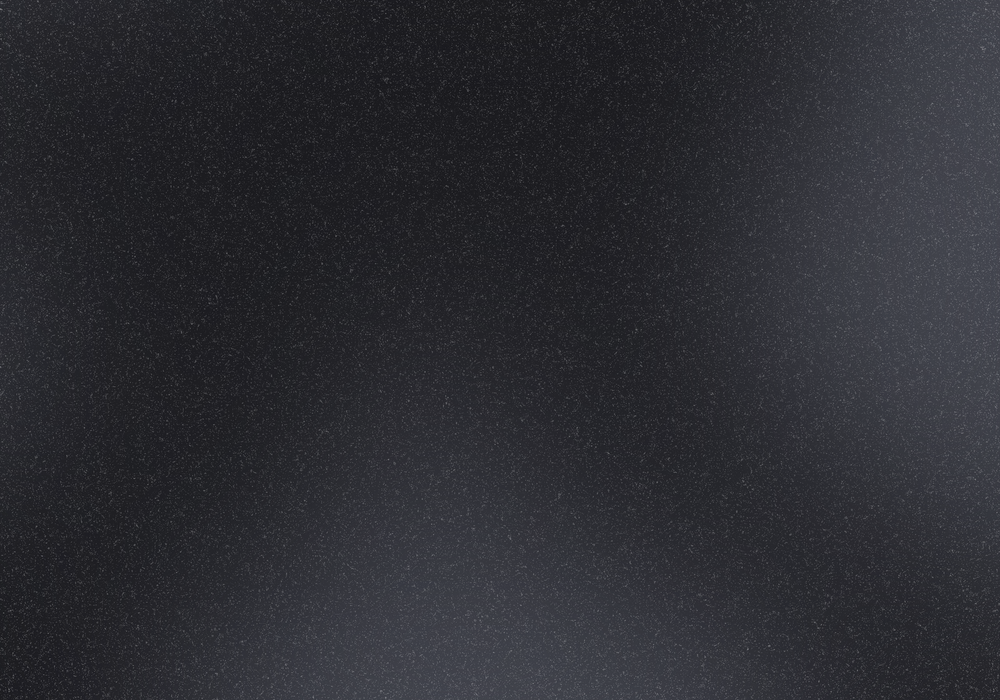
#> input picture app/images/magicpattern-mesh-gradient-1695096909883.png, 1000 x 700 px, shrunk from 2000 x 1400 before the run
$ python -i solar_image_analysis.py   (imports and definitions only)   (older library calls are emulated)
#> lines starting #> are read from the running program, lines starting #| are printed output that depends on the picture
#> further down, picture is the input picture: shape (700, 1000, 3); mean B, G, R 50.2, 44.7, 44.1
from image_services import calculate_probabilities
from scipy.signal import convolve2d, find_peaks
import matplotlib.pyplot as plt
import numpy as np
import cv2
import pywt
from skimage.feature import graycomatrix, graycoprops


# [287 lines left out: functions compute_entropy, compute_mean_intensity, compute_standard_deviation, compute_fractal_dimension, compute_skewness, compute_kurtosis and 3 more, not called in this run]

def compute_taruma_directionality(image:np.ndarray, plot:bool = False)-> float:
    """
    Compute the Taruma directionality of a given image.

    This function employs gradient filters to compute the horizontal and
    vertical gradient components of an image. Subsequently, it uses the magnitude
    and direction of these gradients to construct a directionality histogram.
    From this histogram, dominant direction peaks are identified. Finally, a
    Taruma directionality value is computed based on these peaks.

    Parameters:
    -----------
    image : np.ndarray
        An image in ndarray format. Can be colored or grayscale.
        If colored, it will automatically be converted to grayscale.

    plot : bool, optional
        If set to True, a directionality histogram with highlighted dominant
        peaks will be displayed. Default is False.

    Returns:
    --------
    float
        A Taruma directionality value ranging between 0 and 1, where values
        closer to 1 indicate high directionality and values closer to 0 indicate
        low directionality.

    Example:
    --------
    >>> image = np.array(io.imread('path_to_image.jpg'))
    >>> directionality_value = compute_taruma_directionality(image, plot=True)

    Notes:
    ------
    - The function uses convolutions to compute gradients, so performance
      may vary based on the image size.
    - Ensure that the input image has an appropriate value range (e.g., between 0 and 255
      for 8-bit images).

    """
#> called with plot = False
    image = np.array(image, dtype='int64')
    image = np.mean(image, axis=-1)
#> image: shape (700, 1000) float64

    h = image.shape[0]
#> h = 700
    w = image.shape[1]
#> w = 1000

    # Kernels de convolución
    convH = np.array([[-1,0,1],[-1,0,1],[-1,0,1]])
    convV = np.array([[1,1,1],[0,0,0],[-1,-1,-1]])

    # Calcula componentes horizontales y verticales usando convolución
    deltaH = convolve2d(image, convH, mode='same', boundary='symm')
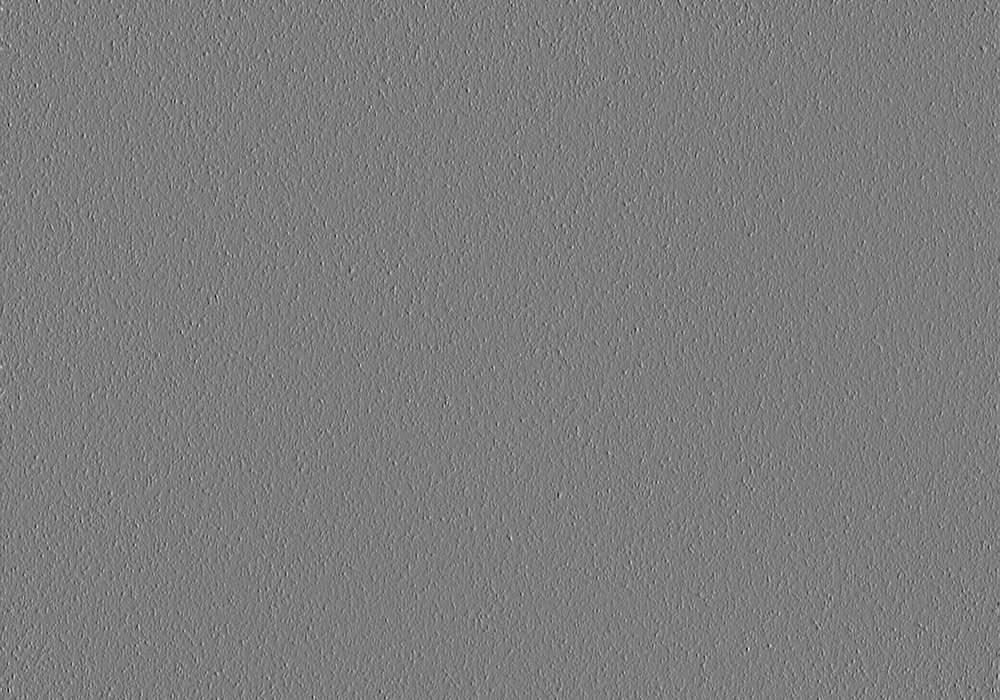
#> deltaH: shape (700, 1000) float64; min -157, max 162.3, mean -0.1; drawn with min black and max white
    deltaV = convolve2d(image, convV, mode='same', boundary='symm')
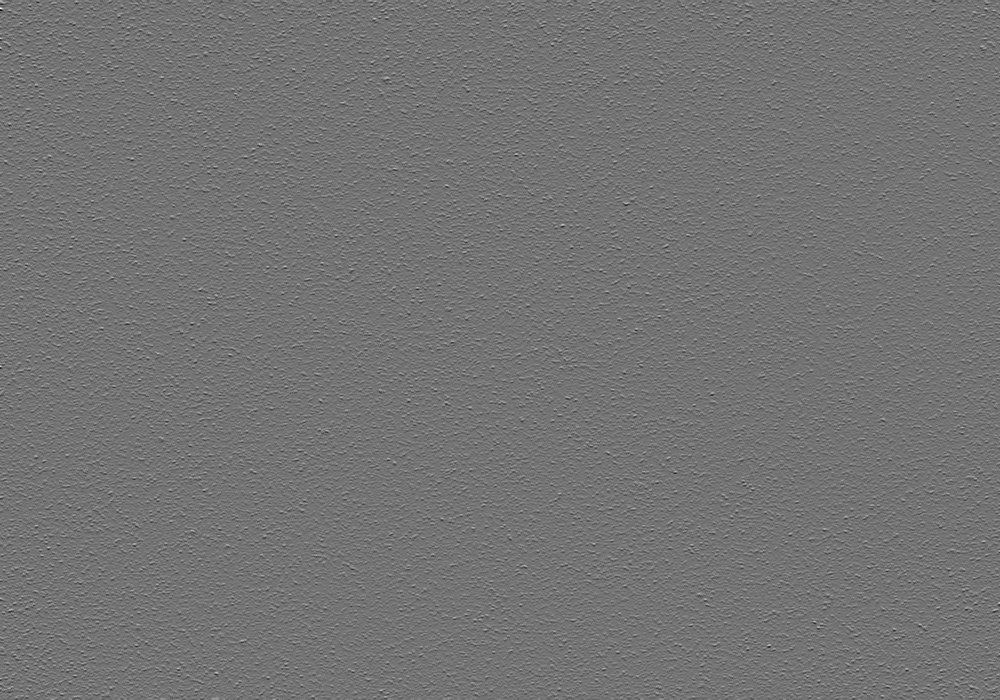
#> deltaV: shape (700, 1000) float64; min -191, max 229.3, mean 0.1; drawn with min black and max white

    # Calcula la magnitud de gradiente
    deltaG = (np.absolute(deltaH) + np.absolute(deltaV)) / 2.0
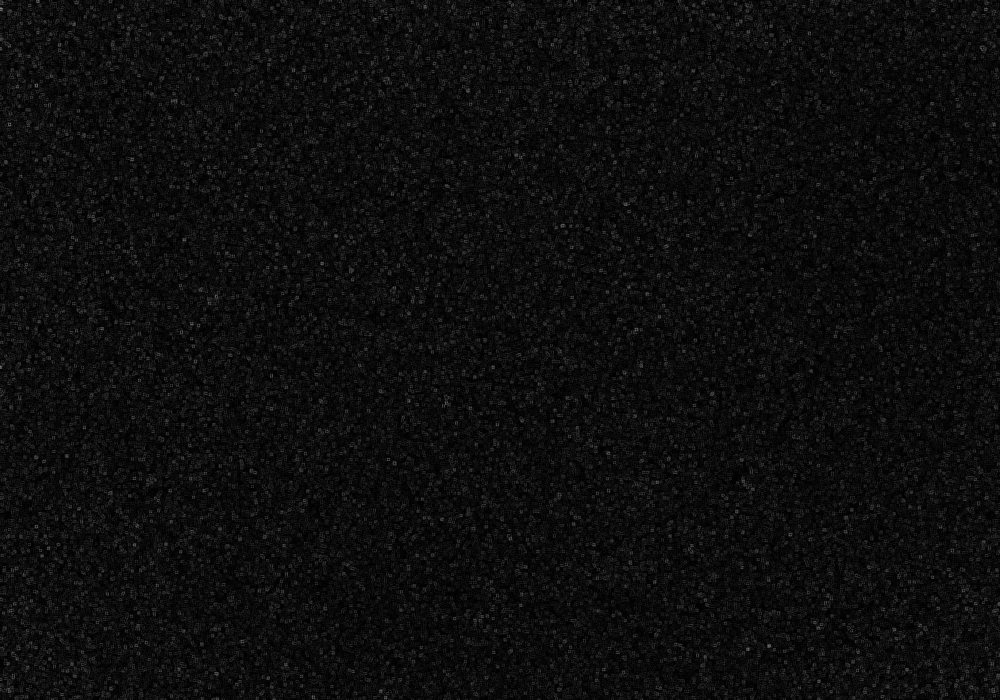
#> deltaG: shape (700, 1000) float64; min 0, max 138.7, mean 14

    # Calcula el ángulo de dirección
    theta = np.arctan2(deltaV, deltaH) + np.pi / 2.0
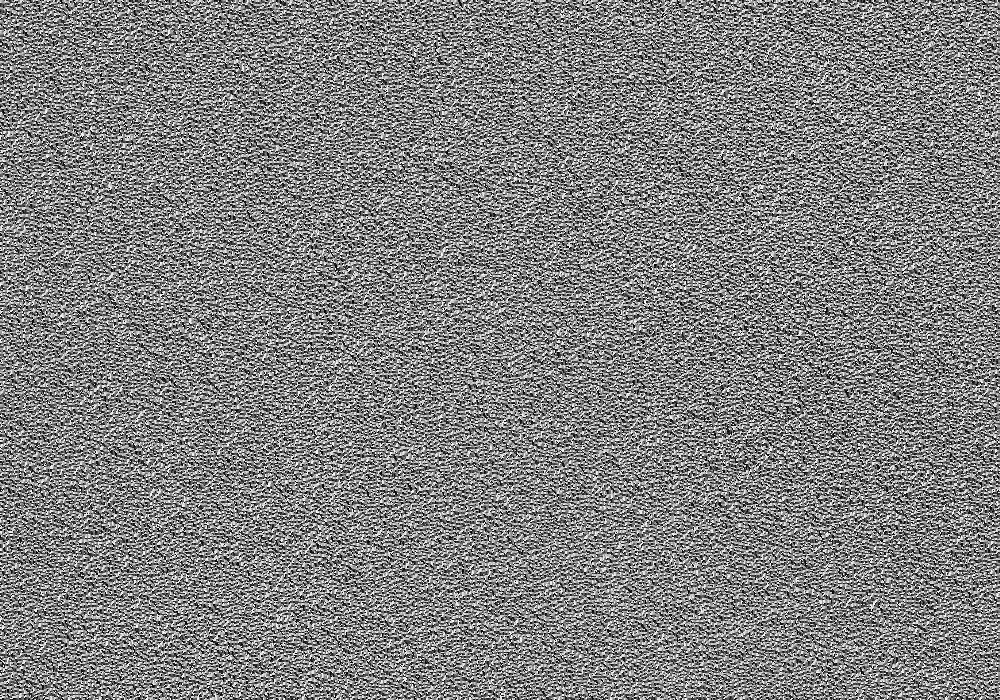
#> theta: shape (700, 1000) float64; min -1.57, max 4.71, mean 1.59; drawn with min black and max white

    # Cuantización y histograma de dirección
    n = 90
    hist, edges = np.histogram(theta, bins=n, range=(0, np.pi), density=True)
#> hist = 90 values, max 0.492 at index 67, min 0.236 at index 43, mean 0.318; edges = 91 values from 0 to 3.14

    # Normalizar el histograma
    hist = hist / np.max(hist)
#> hist = 90 values, max 1 at index 67, min 0.478 at index 43, mean 0.647

    # Calcular el umbral usando la media
    threshold = np.mean(hist)
#> threshold = 0.647

    # Encuentra todos los picos que están por encima de la media
    all_peaks, properties = find_peaks(hist, height=threshold)
#> all_peaks = 23 values from 7 to 82; properties = 1 item

    # De esos picos, solo nos quedamos con los 5 más altos
    if len(all_peaks) > 5:
        sorted_peak_indices = np.argsort(properties['peak_heights'])[-5:]
#> sorted_peak_indices = [18, 19, 12, 5, 17]
        peaks = all_peaks[sorted_peak_indices]
#> peaks = [69, 73, 45, 22, 67]
        peak_properties = properties['peak_heights'][sorted_peak_indices]
#> peak_properties = [0.776, 0.787, 0.841, 0.992, 1]
    else:
        peaks = all_peaks
        peak_properties = properties['peak_heights']

    np_ = len(peaks)  # número de picos
#> np_ = 5

    # Calcula F_dir según la formulación dada
    r = 1.0 / n  # factor de normalización
    phi = np.linspace(0, np.pi, n, endpoint=False) + np.pi / (2 * n)
    F_dir = 0
    for p in peaks:
        phi_p = phi[p]
        F_dir +=  np.sum((phi - phi_p) ** 2 * hist)
#> this loop made 5 passes
#> (p, phi_p, F_dir) on passes 1 to 5: (69, 2.43, 89.92), (73, 2.57, 194.8), (45, 1.59, 242.8), (22, 0.785, 327.4), (67, 2.36, 410.7)
#> after the loop, F_dir = 410.7

    if plot:
        # Visualización
        plt.bar(edges[:-1], hist, width=np.pi/n, align='center', alpha=0.75, label='Histograma')
        plt.scatter(edges[peaks], peak_properties, color='red', marker='x', label='Picos mayores')
        plt.xlabel('Ángulo (radianes)')
        plt.ylabel('Frecuencia')
        plt.title('Histograma de Direccionalidad')
        plt.xlim(0, np.pi)
        plt.xticks(np.arange(0, np.pi + 0.1, np.pi/4), ['0', 'π/4', 'π/2', '3π/4', 'π'])
        plt.legend()
        plt.show()

    return   1 - r *  np_ * F_dir


# [140 lines left out: functions compute_taruma_coarseness, compute_taruma_linelikeness, compute_taruma_regularities, compute_taruma_roughness, not called in this run]


>>> import cv2
>>> picture = cv2.imread('../app/images/magicpattern-mesh-gradient-1695096909883.png')
>>> result = compute_taruma_directionality(picture)
#> result = -21.82
